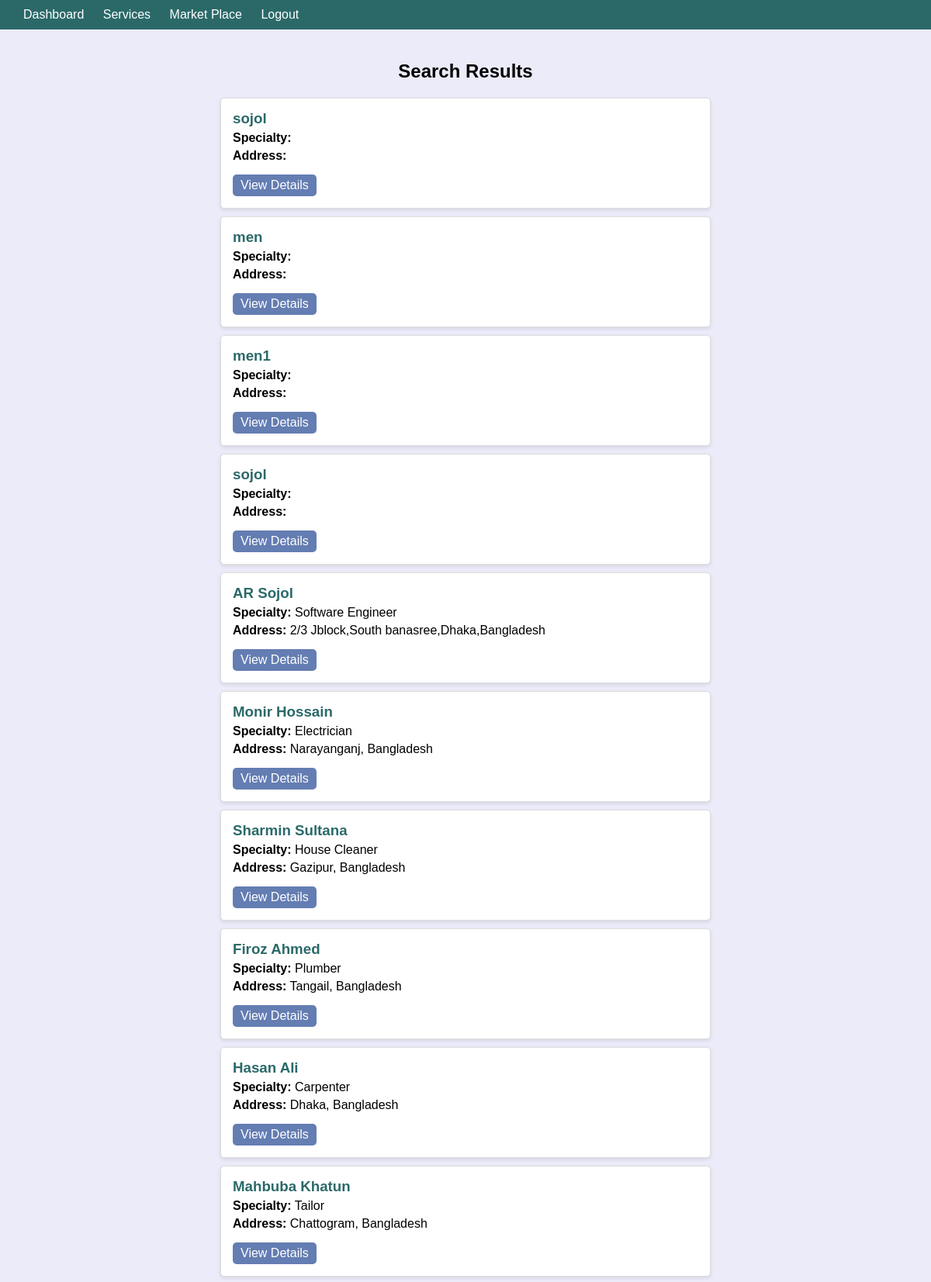
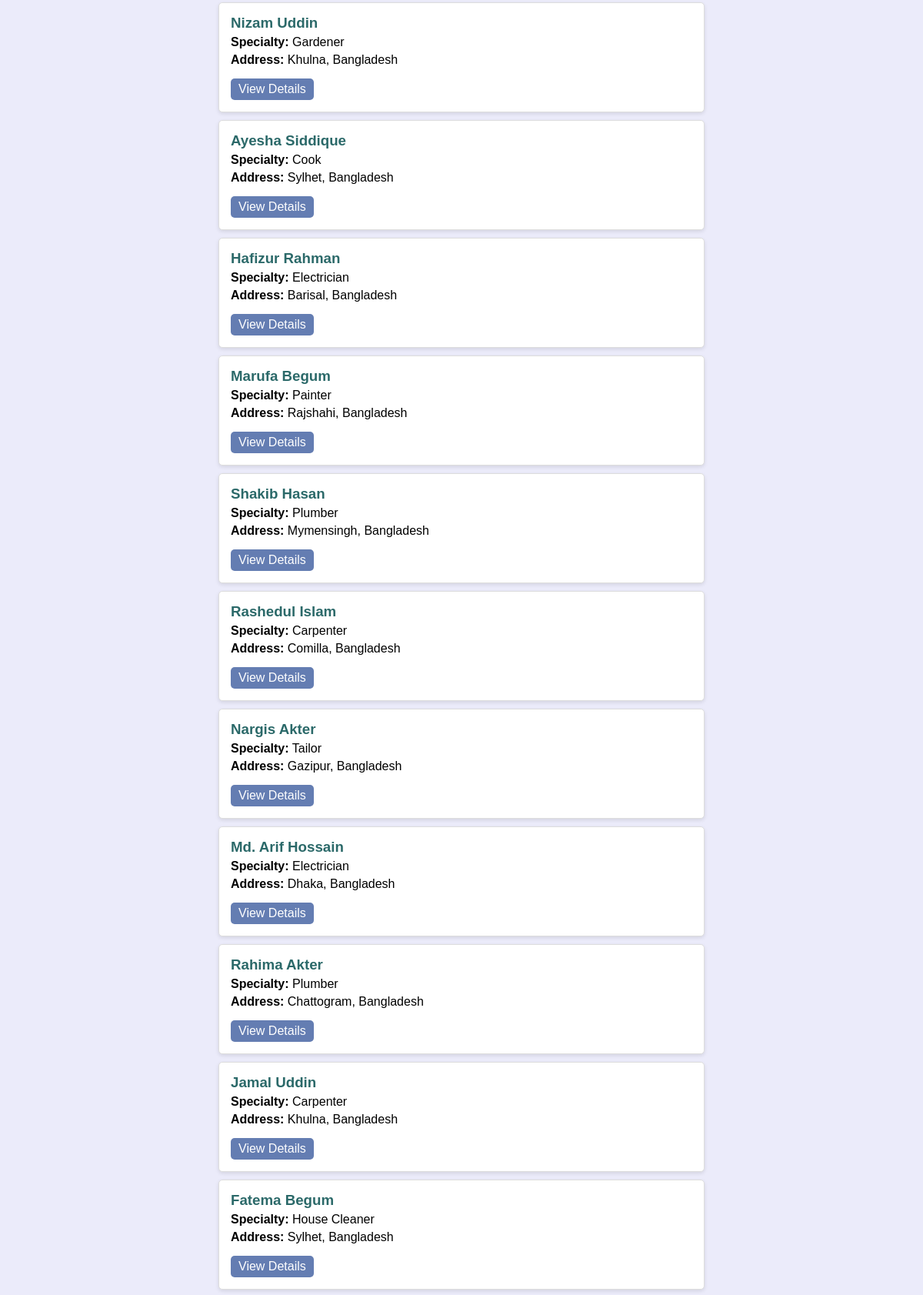
Page /search_worker.php (upper part) on the committed database (2 pictures, top to bottom).
### tables this page shows
CREATE TABLE `workers` (
  `worker_id` int(11) NOT NULL,
  `name` varchar(100) NOT NULL,
  `phone` varchar(15) NOT NULL,
  `email` varchar(150) DEFAULT NULL,
  `address` text DEFAULT NULL,
  `specialty` varchar(100) NOT NULL,
  `experience_years` int(11) DEFAULT NULL,
  `bio` text DEFAULT NULL,
  `hourly_rate` decimal(10,2) DEFAULT NULL,
  `profile_photo` mediumblob DEFAULT NULL,
  `created_at` datetime DEFAULT current_timestamp(),
  `Status` varchar(20) DEFAULT NULL,
  `password` varchar(255) DEFAULT NULL,
  `specialty_id` int(11) DEFAULT NULL,
  `approved` tinyint(1) DEFAULT NULL
);

### search_worker.php (the view, shortened to what this page needs)
<?php
include('db.php');
$search = isset($_GET['search']) ? $_GET['search'] : '';
?>
<!DOCTYPE html>
<html lang="en">
<head>
    <link rel="stylesheet" href="https://cdnjs.cloudflare.com/ajax/libs/font-awesome/6.0.0/css/all.min.css">
</head>
<body>
    <div class="navbar">
        <div>
            <a href="user_dashboard.php">Dashboard</a>
            <a href="service.php">Services</a>
            <a href="market.php">Market Place</a>
            <a href="logout.php">Logout</a>
        </div>
    </div>
    <div class="main-content">
        <h2>Search Results</h2>
        <?php
        $query = "SELECT * FROM workers WHERE specialty LIKE :search";
        $stmt = $pdo->prepare($query);
        $stmt->bindValue(':search', '%' . $search . '%', PDO::PARAM_STR);
        $stmt->execute();
        $workers = $stmt->fetchAll(PDO::FETCH_ASSOC);
        if ($workers) {
            foreach ($workers as $worker) {
                echo "
                <div class='worker-card'>
                    <h3>" . htmlspecialchars($worker['name'], ENT_QUOTES, 'UTF-8') . "</h3>
                    <p><strong>Specialty:</strong> " . htmlspecialchars($worker['specialty'], ENT_QUOTES, 'UTF-8') . "</p>
                    <p><strong>Address:</strong> " . htmlspecialchars($worker['address'], ENT_QUOTES, 'UTF-8') . "</p>
                    <a href='worker_profile_view.php?worker_id=" . htmlspecialchars($worker['worker_id'], ENT_QUOTES, 'UTF-8') . "'>View Details</a>
                </div>";
            }
        } else {
            echo "<div class='no-results'>No workers found matching your criteria.</div>";
        }
        ?>
    </div>
</body>
</html>

### search_worker.php (style rules this page uses)
body { margin: 0; padding: 0; font-family: Arial, sans-serif; background-color: rgb(235, 235, 250); text-align: center; }
.navbar { position: sticky; top: 0; background: rgb(43, 105, 105); color: white; padding: 10px 20px; display: flex; justify-content: space-between; align-items: center; }
.navbar a { color: white; text-decoration: none; margin: 0 10px; }
.main-content { padding: 20px; }
.worker-card { background: white; border: 1px solid #ddd; border-radius: 5px; padding: 15px; margin: 10px auto; max-width: 600px; text-align: left; box-shadow: 0 2px 5px rgba(0, 0, 0, 0.1); }
.worker-card h3 { margin: 0; color: rgb(43, 105, 105); }
.worker-card p { margin: 5px 0; }
.worker-card a { text-decoration: none; color: white; background: rgb(100, 125, 178); padding: 5px 10px; border-radius: 5px; display: inline-block; margin-top: 10px; }

### rows in the picture
workers: name "sojol"
workers: name "men"
workers: name "men1"
workers: name "sojol"
workers: name "AR Sojol", specialty "Software Engineer", address "2/3 Jblock,South banasree,Dhaka,Bangladesh"
workers: name "Monir Hossain", specialty "Electrician", address "Narayanganj, Bangladesh"
workers: name "Sharmin Sultana", specialty "House Cleaner", address "Gazipur, Bangladesh"
workers: name "Firoz Ahmed", specialty "Plumber", address "Tangail, Bangladesh"
workers: name "Hasan Ali", specialty "Carpenter", address "Dhaka, Bangladesh"
workers: name "Mahbuba Khatun", specialty "Tailor", address "Chattogram, Bangladesh"
workers: name "Nizam Uddin", specialty "Gardener", address "Khulna, Bangladesh"
workers: name "Ayesha Siddique", specialty "Cook", address "Sylhet, Bangladesh"
workers: name "Hafizur Rahman", specialty "Electrician", address "Barisal, Bangladesh"
workers: name "Marufa Begum", specialty "Painter", address "Rajshahi, Bangladesh"
workers: name "Shakib Hasan", specialty "Plumber", address "Mymensingh, Bangladesh"
workers: name "Rashedul Islam", specialty "Carpenter", address "Comilla, Bangladesh"
workers: name "Nargis Akter", specialty "Tailor", address "Gazipur, Bangladesh"
workers: name "Md. Arif Hossain", specialty "Electrician", address "Dhaka, Bangladesh"
workers: name "Rahima Akter", specialty "Plumber", address "Chattogram, Bangladesh"
workers: name "Jamal Uddin", specialty "Carpenter", address "Khulna, Bangladesh"
workers: name "Fatema Begum", specialty "House Cleaner", address "Sylhet, Bangladesh"
